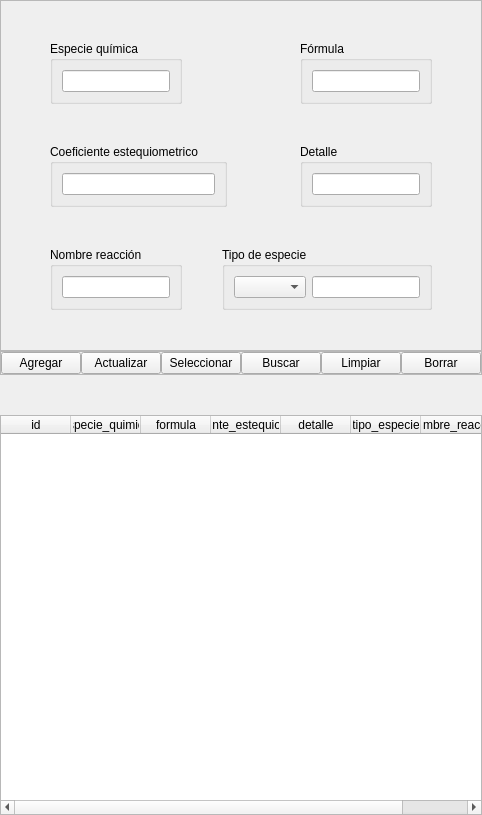
              <widget class="QWidget" name="rq_tab">
               <attribute name="title">
                <string>Reacción Química</string>
               </attribute>
               <layout class="QVBoxLayout" name="verticalLayout_3">
                <property name="spacing">
                 <number>0</number>
                </property>
                <property name="leftMargin">
                 <number>0</number>
                </property>
                <property name="topMargin">
                 <number>0</number>
                </property>
                <property name="rightMargin">
                 <number>0</number>
                </property>
                <property name="bottomMargin">
                 <number>0</number>
                </property>
                <item>
                 <widget class="QFrame" name="datos_frame_3">
                  <property name="frameShape">
                   <enum>QFrame::StyledPanel</enum>
                  </property>
                  <property name="frameShadow">
                   <enum>QFrame::Raised</enum>
                  </property>
                  <layout class="QVBoxLayout" name="verticalLayout_11">
                   <property name="spacing">
                    <number>0</number>
                   </property>
                   <property name="leftMargin">
                    <number>0</number>
                   </property>
                   <property name="topMargin">
                    <number>0</number>
                   </property>
                   <property name="rightMargin">
                    <number>0</number>
                   </property>
                   <property name="bottomMargin">
                    <number>0</number>
                   </property>
                   <item>
                    <spacer name="verticalSpacer_30">
                     <property name="orientation">
                      <enum>Qt::Vertical</enum>
                     </property>
                     <property name="sizeHint" stdset="0">
                      <size>
                       <width>20</width>
                       <height>40</height>
                      </size>
                     </property>
                    </spacer>
                   </item>
                   <item>
                    <layout class="QHBoxLayout" name="horizontalLayout_23">
                     <item>
                      <spacer name="horizontalSpacer_9">
                       <property name="orientation">
                        <enum>Qt::Horizontal</enum>
                       </property>
                       <property name="sizeHint" stdset="0">
                        <size>
                         <width>40</width>
                         <height>20</height>
                        </size>
                       </property>
                      </spacer>
                     </item>
                     <item>
                      <layout class="QVBoxLayout" name="verticalLayout_13">
                       <property name="spacing">
                        <number>0</number>
                       </property>
                       <item>
                        <layout class="QHBoxLayout" name="horizontalLayout_27">
                         <property name="spacing">
                          <number>0</number>
                         </property>
                         <item>
                          <layout class="QVBoxLayout" name="verticalLayout_12"/>
                         </item>
                         <item>
                          <layout class="QVBoxLayout" name="verticalLayout_62">
                           <item>
                            <layout class="QHBoxLayout" name="horizontalLayout_24">
                             <item>
                              <widget class="QGroupBox" name="groupBox_36">
                               <property name="title">
                                <string>Especie química</string>
                               </property>
                               <layout class="QVBoxLayout" name="verticalLayout_63">
                                <item>
                                 <widget class="QLineEdit" name="especie_quimica_rq_edit"/>
                                </item>
                               </layout>
                              </widget>
                             </item>
                             <item>
                              <spacer name="horizontalSpacer_14">
                               <property name="orientation">
                                <enum>Qt::Horizontal</enum>
                               </property>
                               <property name="sizeHint" stdset="0">
                                <size>
                                 <width>40</width>
                                 <height>20</height>
                                </size>
                               </property>
                              </spacer>
                             </item>
                             <item>
                              <widget class="QGroupBox" name="groupBox_37">
                               <property name="title">
                                <string>Fórmula</string>
                               </property>
                               <layout class="QVBoxLayout" name="verticalLayout_64">
                                <item>
                                 <widget class="QLineEdit" name="formula_rq_edit"/>
                                </item>
                               </layout>
                              </widget>
                             </item>
                            </layout>
                           </item>
                           <item>
                            <spacer name="verticalSpacer_9">
                             <property name="orientation">
                              <enum>Qt::Vertical</enum>
                             </property>
                             <property name="sizeHint" stdset="0">
                              <size>
                               <width>20</width>
                               <height>40</height>
                              </size>
                             </property>
                            </spacer>
                           </item>
                           <item>
                            <layout class="QHBoxLayout" name="horizontalLayout_25">
                             <item>
                              <widget class="QGroupBox" name="groupBox_38">
                               <property name="title">
                                <string>Coeficiente estequiometrico</string>
                               </property>
                               <layout class="QVBoxLayout" name="verticalLayout_65">
                                <item>
                                 <widget class="QLineEdit" name="coeficiente_estequiometrico_rq_edit"/>
                                </item>
                               </layout>
                              </widget>
                             </item>
                             <item>
                              <spacer name="horizontalSpacer_15">
                               <property name="orientation">
                                <enum>Qt::Horizontal</enum>
                               </property>
                               <property name="sizeHint" stdset="0">
                                <size>
                                 <width>40</width>
                                 <height>20</height>
                                </size>
                               </property>
                              </spacer>
                             </item>
                             <item>
                              <widget class="QGroupBox" name="groupBox_39">
                               <property name="title">
                                <string>Detalle</string>
                               </property>
                               <layout class="QVBoxLayout" name="verticalLayout_66">
                                <item>
                                 <widget class="QLineEdit" name="detalle_rq_edit"/>
                                </item>
                               </layout>
                              </widget>
                             </item>
                            </layout>
                           </item>
                           <item>
                            <spacer name="verticalSpacer_14">
                             <property name="orientation">
                              <enum>Qt::Vertical</enum>
                             </property>
                             <property name="sizeHint" stdset="0">
                              <size>
                               <width>20</width>
                               <height>40</height>
                              </size>
                             </property>
                            </spacer>
                           </item>
                           <item>
                            <layout class="QHBoxLayout" name="horizontalLayout_26">
                             <item>
                              <widget class="QGroupBox" name="groupBox_41">
                               <property name="title">
                                <string>Nombre reacción</string>
                               </property>
                               <layout class="QVBoxLayout" name="verticalLayout_67">
                                <item>
                                 <widget class="QLineEdit" name="nombre_reaccion_rq_edit"/>
                                </item>
                               </layout>
                              </widget>
                             </item>
                             <item>
                              <spacer name="horizontalSpacer_16">
                               <property name="orientation">
                                <enum>Qt::Horizontal</enum>
                               </property>
                               <property name="sizeHint" stdset="0">
                                <size>
                                 <width>40</width>
                                 <height>20</height>
                                </size>
                               </property>
                              </spacer>
                             </item>
                             <item>
                              <widget class="QGroupBox" name="groupBox_40">
                               <property name="title">
                                <string>Tipo de especie</string>
                               </property>
                               <layout class="QHBoxLayout" name="horizontalLayout_28">
                                <item>
                                 <widget class="QComboBox" name="tipo_especie_rq_box"/>
                                </item>
                                <item>
                                 <widget class="QLineEdit" name="tipo_especie_rq_edit"/>
                                </item>
                               </layout>
                              </widget>
                             </item>
                            </layout>
                           </item>
                          </layout>
                         </item>
                        </layout>
                       </item>
                      </layout>
                     </item>
                     <item>
                      <spacer name="horizontalSpacer_8">
                       <property name="orientation">
                        <enum>Qt::Horizontal</enum>
                       </property>
                       <property name="sizeHint" stdset="0">
                        <size>
                         <width>40</width>
                         <height>20</height>
                        </size>
                       </property>
                      </spacer>
                     </item>
                    </layout>
                   </item>
                   <item>
                    <spacer name="verticalSpacer_29">
                     <property name="orientation">
                      <enum>Qt::Vertical</enum>
                     </property>
                     <property name="sizeHint" stdset="0">
                      <size>
                       <width>20</width>
                       <height>40</height>
                      </size>
                     </property>
                    </spacer>
                   </item>
                  </layout>
                 </widget>
                </item>
                <item>
                 <widget class="QFrame" name="funciones_frame_rq">
                  <property name="frameShape">
                   <enum>QFrame::StyledPanel</enum>
                  </property>
                  <property name="frameShadow">
                   <enum>QFrame::Raised</enum>
                  </property>
                  <layout class="QHBoxLayout" name="horizontalLayout_16">
                   <property name="spacing">
                    <number>0</number>
                   </property>
                   <property name="leftMargin">
                    <number>0</number>
                   </property>
                   <property name="topMargin">
                    <number>0</number>
                   </property>
                   <property name="rightMargin">
                    <number>0</number>
                   </property>
                   <property name="bottomMargin">
                    <number>0</number>
                   </property>
                   <item>
                    <widget class="QPushButton" name="agregar_rq_btn">
                     <property name="text">
                      <string>Agregar</string>
                     </property>
                    </widget>
                   </item>
                   <item>
                    <widget class="QPushButton" name="actualizar_rq_btn">
                     <property name="text">
                      <string>Actualizar</string>
                     </property>
                    </widget>
                   </item>
                   <item>
                    <widget class="QPushButton" name="seleccionar_rq_btn">
                     <property name="text">
                      <string>Seleccionar</string>
                     </property>
                    </widget>
                   </item>
                   <item>
                    <widget class="QPushButton" name="buscar_rq_btn">
                     <property name="text">
                      <string>Buscar</string>
                     </property>
                    </widget>
                   </item>
                   <item>
                    <widget class="QPushButton" name="limpiar_rq_btn">
                     <property name="text">
                      <string>Limpiar</string>
                     </property>
                    </widget>
                   </item>
                   <item>
                    <widget class="QPushButton" name="borrar_rq_btn">
                     <property name="text">
                      <string>Borrar</string>
                     </property>
                    </widget>
                   </item>
                  </layout>
                 </widget>
                </item>
                <item>
                 <layout class="QVBoxLayout" name="verticalLayout_2">
                  <property name="spacing">
                   <number>0</number>
                  </property>
                  <item>
                   <spacer name="verticalSpacer_28">
                    <property name="orientation">
                     <enum>Qt::Vertical</enum>
                    </property>
                    <property name="sizeHint" stdset="0">
                     <size>
                      <width>20</width>
                      <height>40</height>
                     </size>
                    </property>
                   </spacer>
                  </item>
                  <item>
                   <widget class="QTableWidget" name="reaccion_quimica_tabla">
                    <property name="minimumSize">
                     <size>
                      <width>0</width>
                      <height>400</height>
                     </size>
                    </property>
                    <property name="focusPolicy">
                     <enum>Qt::NoFocus</enum>
                    </property>
                    <property name="showGrid">
                     <bool>false</bool>
                    </property>
                    <attribute name="horizontalHeaderMinimumSectionSize">
                     <number>50</number>
                    </attribute>
                    <attribute name="horizontalHeaderDefaultSectionSize">
                     <number>70</number>
                    </attribute>
                    <attribute name="horizontalHeaderStretchLastSection">
                     <bool>true</bool>
                    </attribute>
                    <attribute name="verticalHeaderVisible">
                     <bool>false</bool>
                    </attribute>
                    <column>
                     <property name="text">
                      <string>id</string>
                     </property>
                    </column>
                    <column>
                     <property name="text">
                      <string>especie_quimica</string>
                     </property>
                    </column>
                    <column>
                     <property name="text">
                      <string>formula</string>
                     </property>
                    </column>
                    <column>
                     <property name="text">
                      <string>coeficiente_estequiometrico</string>
                     </property>
                    </column>
                    <column>
                     <property name="text">
                      <string>detalle</string>
                     </property>
                    </column>
                    <column>
                     <property name="text">
                      <string>tipo_especie</string>
                     </property>
                    </column>
                    <column>
                     <property name="text">
                      <string>nombre_reaccion</string>
                     </property>
                     <property name="font">
                      <font>
                       <kerning>true</kerning>
                      </font>
                     </property>
                    </column>
                   </widget>
                  </item>
                 </layout>
                </item>
               </layout>
              </widget>
